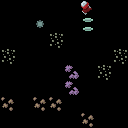

Below is a game level as drawn by its tile map, then a one-line description and the .tmx that defines it (tile-layer data replaced by summaries):
An orthogonal 8x8 tile map with 16x16 px tiles, 1 tile layer (Tile Layer 1).

<map version="1.0" orientation="orthogonal" width="8" height="8" tilewidth="16" tileheight="16">
 <properties>
  <property name="goal" value="Sign for a package with the UPS guy." />
  <property name="password" value="gal" />
  <property name="photo" value="photo4" />
 </properties>
 <tileset firstgid="1" name="tiles" tilewidth="16" tileheight="16">
  <image source="../../img/tiles.png" width="64" height="64" />
 </tileset>
 <layer name="Tile Layer 1" width="8" height="8">
  <data>[64 cells, 13 non-empty, 6 distinct tile ids]</data>
 </layer>
</map>
